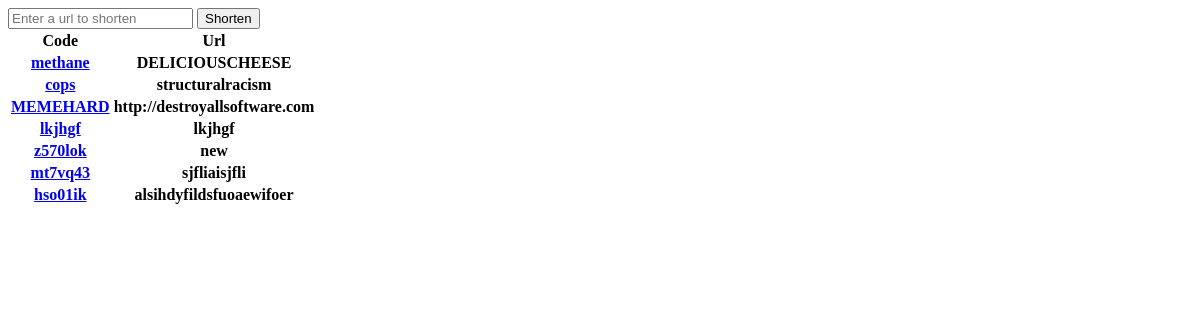
Before: / with the older database file.
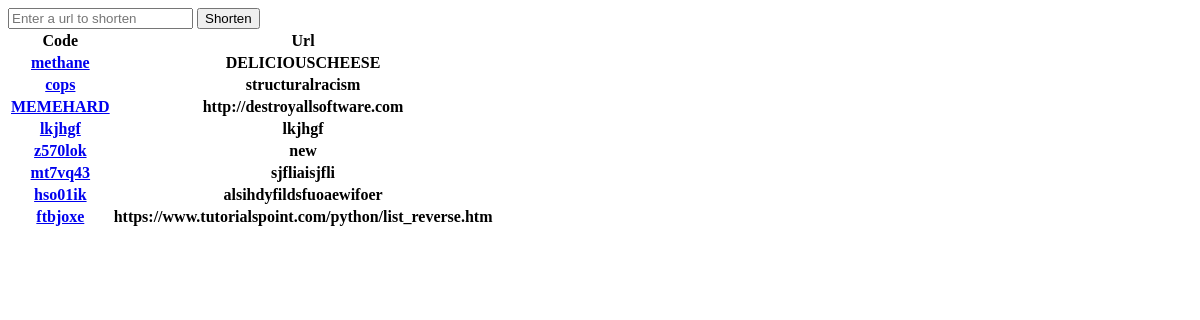
After: the same page with the newer database file.
### linkshort/models.py (models this page shows, shortened)
class Link(models.Model):
	url = models.CharField(max_length=100, unique=True)
	shortened = models.CharField(max_length=10, primary_key=True)

### linkshort/views.py (the view, shortened to what this page needs)
# urls.py: path('', views.index, name='index'),
def index(request):
	short_url = None
	links = Link.objects.all()
	context = {
		'shortened': short_url,
		'urls' : links,
	}
	return render(request, 'linkshort/index.html', context)

### linkshort/templates/linkshort/index.html (shortened to what this page needs)
<!DOCTYPE html>
<html lang="en">
<head>
  {% load static %}
  <link rel="stylesheet" type="text/css" href="{% static 'urlapp/style.css' %}" />
</head>
<body>
  <div>
    <form action="{% url 'linkshort:index' %}" method="POST">
      <input name="url_input" type="text" placeholder="Enter a url to shorten">
      <button type="submit">Shorten</button>
    </form>
    <table>
      <tr>
        <th>Code</th>
        <th>Url</th>
      </tr>
      {% for url in urls %}
      <tr>
        <th>
          <a href="{% url 'linkshort:redirect' shortened=url.shortened %}">{{ url.shortened }}</a>
        </th>
        <th>{{ url.url }}</th>
      </tr>
      {% endfor %}
    </table>
  </div>
</body>
</html>

Changed rows visible on the page:
added Link: shortened "ftbjoxe", url "https://www.tutorialspoint.com/python/list_reverse.htm"
